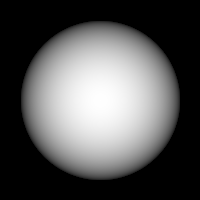
#> input picture 001_nn.png, 200 x 200 px
$ python q2.py
#> lines starting #> are read from the running program, lines starting #| are printed output that depends on the picture
from PIL import Image
import numpy as np
import matplotlib.pyplot as plt
import csv

s = [0,0,1]
lam = 1
a=200
r=80
rate = 0.1

def avg(p,i,j):
    z = p[i,j+1]+p[i,j-1]+p[i-1,j]+p[i+1,j]
    z = z/4.0
    return z

def R(p,q,i,j):
    z = 1/np.sqrt(p[i,j]**2+q[i,j]**2+1)
    return z

def Rp(p,q,i,j):
    z = -p[i,j]/(np.sqrt(p[i,j]**2+q[i,j]**2+1))**3
    return z

def Rq(p,q,i,j):
    z = -q[i,j]/(np.sqrt(p[i,j]**2+q[i,j]**2+1))**3
    return z

def get_z(i,j,a,r):
    z = np.sqrt(r**2 - (i-a/2)**2 - (j-a/2)**2 )
    return z

img = Image.open('001_nn.png')
#> img is the input picture: PIL image 200x200 L; min 0, max 255, mean 85.2
e = img.load()

width, height = img.size
#> width = 200; height = 200

p = np.zeros((width,height))
q = np.zeros((width,height))

for i in range(1,width-1):
    for j in range(1,height-1):
        if((r**2-(i-a/2)**2-(j-a/2)**2>0) and (abs(np.sqrt(r**2-(i-a/2)**2-(j-a/2)**2)-53)<2)):
            p[i,j] = 2*(i-a/2)/(1+np.sqrt(r**2-(i-a/2)**2-(j-a/2)**2)/r)
            q[i,j] = 2*(j-a/2)/(1+np.sqrt(r**2-(i-a/2)**2-(j-a/2)**2)/r)
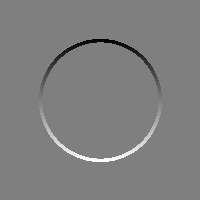
#> p: shape (200, 200) float64; min -74.43, max 74.43, mean 0; drawn with min black and max white
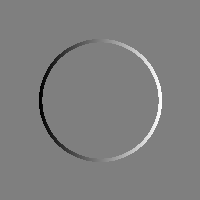
#> q: shape (200, 200) float64; min -74.43, max 74.43, mean 0; drawn with min black and max white

p_t = p
q_t = q


for _ in range(700):
    print("Iteration : "+str(_))
    for i in range(1,width-1):
        for j in range(1,height-1):
            if((i-a/2)**2+(j-a/2)**2<r**2 and (abs(np.sqrt(r**2-(i-a/2)**2-(j-a/2)**2)-53)>=2)):
#> (the run stopped early here; a loop or call above may not have finished)
